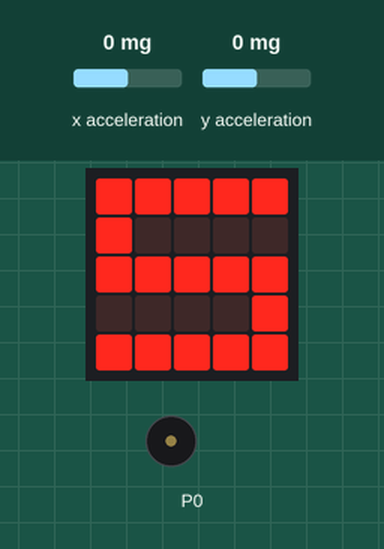
Recording of a program running on a simulated BBC micro:bit (MakeCode). On the bench: the board's 5×5 LED display, buzzer (waves = sounding). The inputs (shaded band) are chosen by the test bench; at power-on: x acceleration 0 mg, y acceleration 0 mg. Random numbers come from a fixed seed; the run ends where the board's game-over animation would start. At 7.8 s the program stops and its outputs stay as they are.

Above: at 0.1 s.
At 2.8 s:
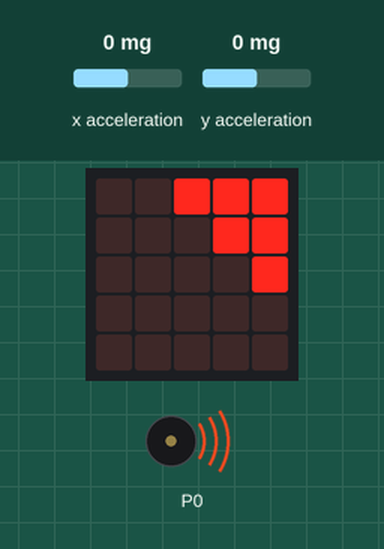
At 5.2 s:
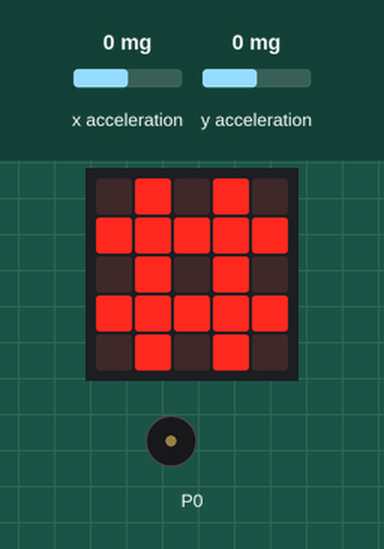
At 7.8 s:
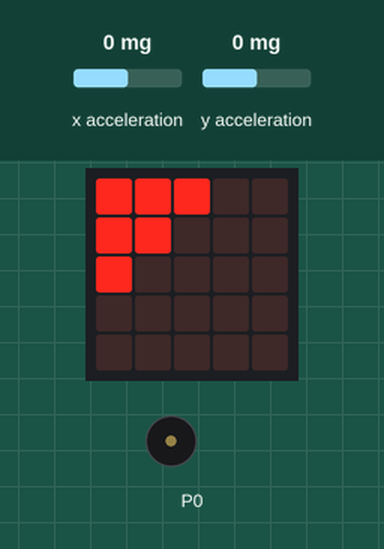
Timing chart, 0 to 9.3 s (numbered marks = the images above):
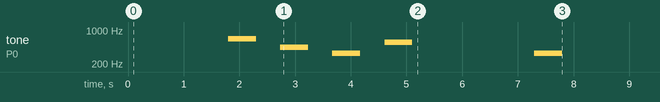

The program:

main.ts
```typescript
function criar_sequencia () {
    direcao = [
    "N",
    "S",
    "L",
    "O"
    ]
    temporaria = []
    sequencia = []
    for (let índice = 0; índice <= direcao.length - 1; índice++) {
        temporaria.push(direcao[índice])
    }
    for (let index = 0; index < 4; index++) {
        posicao = randint(0, temporaria.length - 1)
        sequencia.unshift(temporaria[posicao])
        temporaria.removeAt(posicao)
    }
}
function ativar_leds (seta: string) {
    if (seta == "N") {
        basic.showLeds(`
            . . # # #
            . . . # #
            . . . . #
            . . . . .
            . . . . .
            `)
        music.playTone(440, music.beat(BeatFraction.Whole))
    }
    if (seta == "L") {
        basic.showLeds(`
            . . . . .
            . . . . .
            . . . . #
            . . . # #
            . . # # #
            `)
        music.playTone(659, music.beat(BeatFraction.Whole))
    }
    if (seta == "S") {
        basic.showLeds(`
            . . . . .
            . . . . .
            # . . . .
            # # . . .
            # # # . .
            `)
        music.playTone(554, music.beat(BeatFraction.Whole))
    }
    if (seta == "O") {
        basic.showLeds(`
            # # # . .
            # # . . .
            # . . . .
            . . . . .
            . . . . .
            `)
        music.playTone(330, music.beat(BeatFraction.Whole))
    }
    basic.pause(30)
}
let opcao_jogador = ""
let posicao = 0
let sequencia: string[] = []
let temporaria: string[] = []
let direcao: string[] = []
game.setScore(0)
basic.forever(function () {
    while (!(game.isGameOver())) {
        basic.clearScreen()
        criar_sequencia()
        basic.showLeds(`
            # # # # #
            # . . . .
            # # # # #
            . . . . #
            # # # # #
            `)
        basic.pause(1000)
        basic.clearScreen()
        for (let índice = 0; índice <= 3; índice++) {
            ativar_leds(sequencia[índice])
        }
        basic.showString("#")
        basic.pause(1000)
        basic.clearScreen()
        for (let índice = 0; índice <= 3; índice++) {
            opcao_jogador = "#"
            while (opcao_jogador == "#") {
                if (input.acceleration(Dimension.Y) < 40 && input.acceleration(Dimension.X) > 40) {
                    opcao_jogador = "N"
                }
                if (input.acceleration(Dimension.Y) > 40 && input.acceleration(Dimension.X) > 40) {
                    opcao_jogador = "L"
                }
                if (input.acceleration(Dimension.Y) > 40 && input.acceleration(Dimension.X) < 40) {
                    opcao_jogador = "S"
                }
                if (input.acceleration(Dimension.Y) < 40 && input.acceleration(Dimension.X) < 40) {
                    opcao_jogador = "O"
                }
                ativar_leds(opcao_jogador)
            }
            if (opcao_jogador != sequencia[índice]) {
                game.gameOver()
            }
        }
        game.addScore(1)
    }
})
```

test.ts
```typescript
// testes vão aqui; isto não será compilado quando este pacote for usado como uma extensão.
```

Measured:
- by itself, tone on P0: plays 659 Hz for 0.50 s, 440 Hz for 0.50 s, 330 Hz for 0.50 s, 554 Hz for 0.50 s, 330 Hz for 0.50 s
- what the display in image 1 shows lasts 1.0 s, from 2.3 s to 3.3 s
- what the display in image 2 shows lasts 1.8 s, from 5.1 s to 6.9 s
